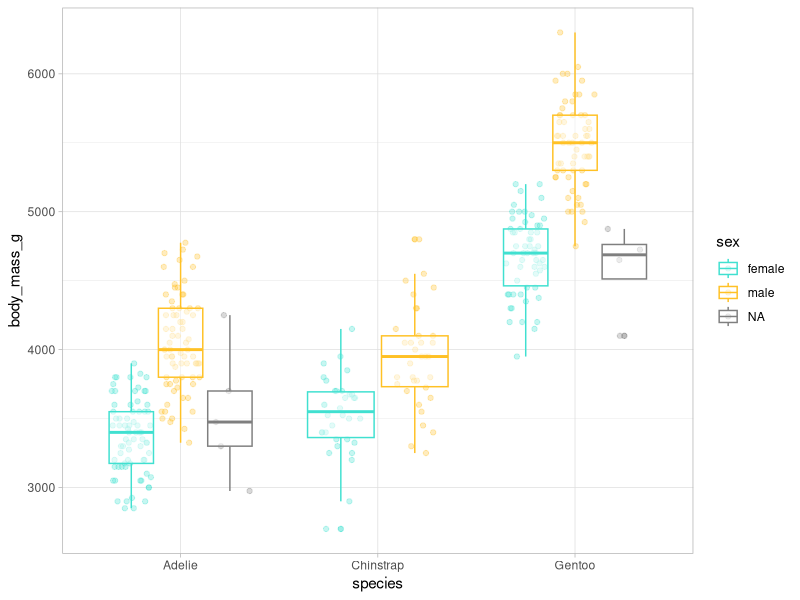
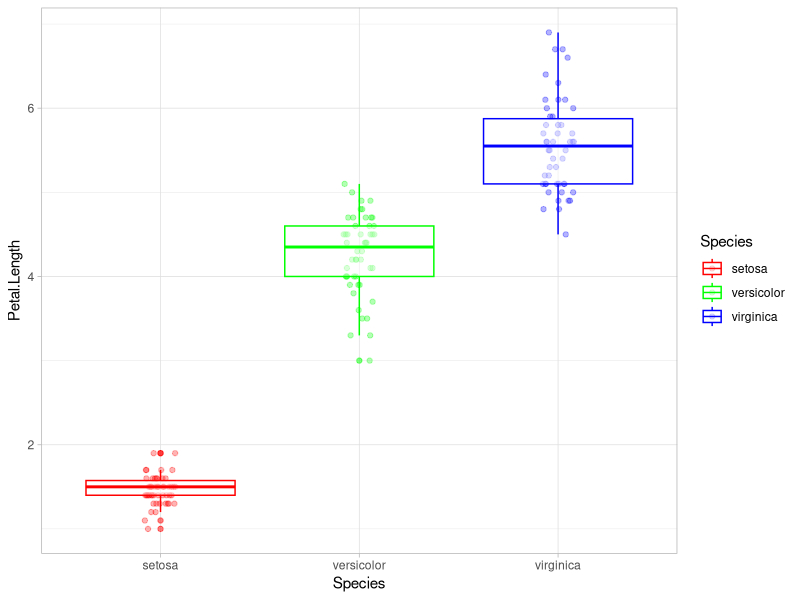
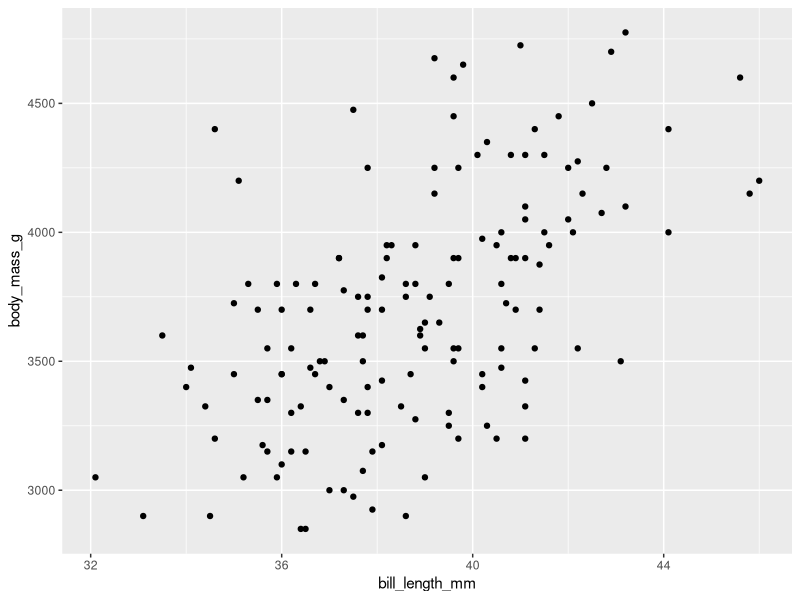
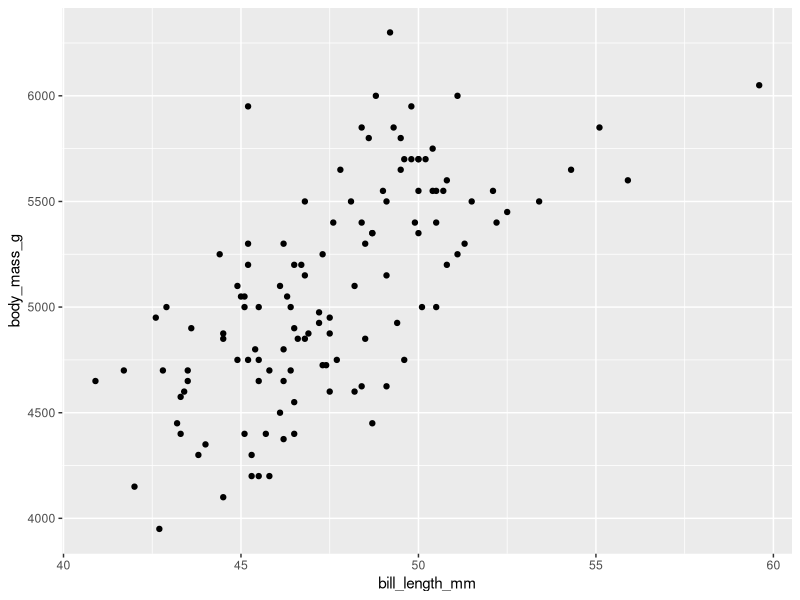
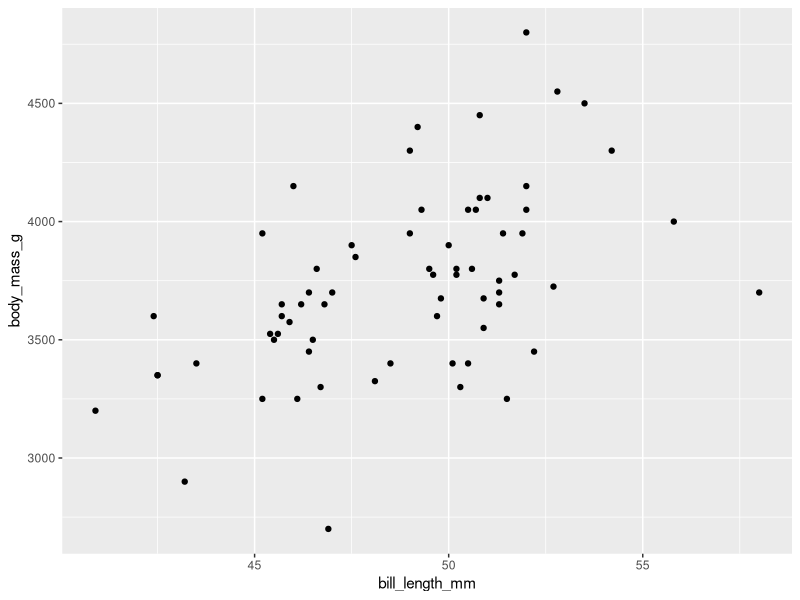

These figures' R source, in order:
## ---- chunk 1

# 1
10 * 3

# 2
misvalores <- 1901:2000

# 3
misvalores + 5

# 4
misvalores * misvalores

## ---- chunk 2

library(palmerpenguins)
library(tidyverse)

# 1
adelie <- penguins |> 
  filter(species == "Adelie") |> 
  arrange(flipper_length_mm)

# 2
adelie_subset <- adelie |> 
  select(island, contains("bill"))

# 3
adelie2 <- adelie |> 
  select(-species)
## ---- chunk 3

# 1
penguins |> 
  group_by(island) |> 
  summarise(
    n = n(),
    mean_flipper_length = mean(flipper_length_mm, na.rm = TRUE)
  )

# 2
penguins |> 
  mutate(mass_by_length = (body_mass_g / 1000) / flipper_length_mm) |> 
  select(mass_by_length, everything())

## ---- chunk 4

dividirpor100 <- function(x) {
  x / 100
}

dividirpor100(30)

## ---- chunk 5

# R base
estandarizar <- function(x, na.rm) {
  (x - mean(x, na.rm = na.rm)) / sd(x, na.rm = na.rm)
}

estandarizar(penguins$bill_length_mm, na.rm = T)

# Tidyverse
estandarizar_tidy <- function(x, na.rm) {
  ({{ x }} - mean({{ x }}, na.rm = na.rm)) / sd({{ x }}, na.rm = na.rm)
} 

penguins |> 
  mutate(st_bill_length = estandarizar_tidy(x = bill_length_mm, na.rm = T)) |> 
  select(bill_length_mm, st_bill_length)

## ---- chunk 6

penguins_num <- penguins |> 
  select(species, sex, where(is.numeric))

explorar_penguins <-
  function(var) {
    ggplot(penguins_num, aes(x = species, y = .data[[var]], color = sex)) +
      geom_point(position = position_jitterdodge(), alpha = 0.3) +
      geom_boxplot(alpha = 0.5) +
      scale_color_manual(values = c("turquoise", "goldenrod1")) +
      theme_light() +
      ylab(var)
  }

explorar_penguins(var = "body_mass_g") 

explorar_df <- function(df, x_var, y_var, color) {
  ggplot(data = df, aes(x = .data[[x_var]], y = .data[[y_var]], color = .data[[color]])) + 
    geom_point(position = position_jitterdodge(), alpha = 0.3) +
    geom_boxplot(alpha = 0.5) + 
    scale_color_manual(values = rainbow(n = length(unique(df[[color]])))) +
    theme_light() + 
    ylab(y_var)
}

explorar_df(df = iris, # iris es un dataset cargado en RStudio por defecto
            y_var = "Petal.Length",
            x_var = "Species",
            color = "Species")

## ---- chunk 7

sum_10 <- function(x) {
  x + 10
}

map(1:4, sum_10)

## ---- chunk 8

map(penguins, \(x) mean(x))
map(penguins, \(x) mean(x, na.rm = T)) # opcion 1
map(penguins, mean, na.rm = T) # opcion 2

## ---- chunk 9

map_lgl(penguins, is.numeric)
penguins_num <- penguins[ , map_lgl(penguins, is.numeric)] 
map_dbl(penguins_num, median, na.rm = T)
map_chr(penguins, class)
map_int(penguins, \(x) length(unique(x)))
1:4 |> 
  map_vec(\(x) as.Date(ISOdate(x + 2024, 05, 13)))

## ---- chunk 10

penguins_list <- penguins |>
  group_split(species)

# asignamos nombres a las listas
names(penguins_list) <- c("p1", "p2", "p3")

# solucion al ejercicio
map2(penguins_list, names(penguins_list), \(x, y)
        mutate(x, nombre = y))

## ---- chunk 11

# primero eliminamos NA de bill_length_mm
penguins_nona <- penguins |> 
  drop_na(bill_length_mm)

penguins_nested <- penguins_nona |>
  group_by(species) |>
  nest() |> 
  mutate(
    lm_obj = map(data, \(df) lm(
      bill_length_mm ~ body_mass_g,
      data = df)),
    pred = map2(lm_obj, data,
                \(x, y) predict(x, y)),
    # solucion al ejercicio
    corr = map2_dbl(pred, data,
                    \(x, y) cor(x, y$bill_length_mm))
  )

# unnest()
penguins_nested |> 
  unnest(pred) |> 
  select(!c(data, lm_obj))

## ---- chunk 12

# ejercicio 9.1.1
penguins_list <- penguins |>
  group_split(species)

# asignamos nombres a las listas
names(penguins_list) <- c("p1", "p2", "p3")

# ejercicio 9.2.1
pmap(list(penguins_list, names(penguins_list)), \(x, y)
     mutate(x, nombre = y))

## ---- chunk 13

penguins_nested <- penguins |>
  group_by(species) |>
  nest()

penguins_nested_str <- penguins_nested |> 
  mutate(path = str_glue("penguins_{species}.csv"))

penguins_nested_str

walk2(penguins_nested_str$data, penguins_nested_str$path, write_csv)

## ---- chunk 14

gg_penguins_bill_body <- function(data_df) {
  ggplot(aes(bill_length_mm, body_mass_g),
         data = data_df) +
    geom_point()
}

penguins_nested <- penguins |>
  group_by(species) |>
  nest() |> 
  mutate(
    gg_obj = map(data, \(df) gg_penguins_bill_body(
      data_df = df
    ))
  )

penguins_nested_str <- penguins_nested |> 
  mutate(path = str_glue("penguins_{species}.png"))

penguins_nested_str

pwalk(list(plot = penguins_nested_str$gg_obj, filename = penguins_nested_str$path), ggsave)

## ---- chunk 15

penguins |> 
  map(safely(log)) |> 
  transpose()

## ---- chunk 16
Sys.time()
sessionInfo()
